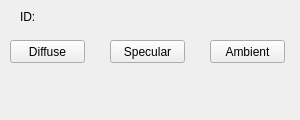
<?xml version="1.0" encoding="UTF-8"?>
<ui version="4.0">
 <class>MaterialEditing</class>
 <widget class="QDockWidget" name="MaterialEditing">
  <property name="geometry">
   <rect>
    <x>0</x>
    <y>0</y>
    <width>300</width>
    <height>120</height>
   </rect>
  </property>
  <property name="minimumSize">
   <size>
    <width>300</width>
    <height>120</height>
   </size>
  </property>
  <property name="windowTitle">
   <string>MaterialEditing</string>
  </property>
  <widget class="QWidget" name="widget">
   <widget class="QLabel" name="amb">
    <property name="geometry">
     <rect>
      <x>210</x>
      <y>70</y>
      <width>81</width>
      <height>20</height>
     </rect>
    </property>
    <property name="autoFillBackground">
     <bool>true</bool>
    </property>
    <property name="text">
     <string/>
    </property>
   </widget>
   <widget class="QPushButton" name="specularC">
    <property name="geometry">
     <rect>
      <x>110</x>
      <y>40</y>
      <width>75</width>
      <height>23</height>
     </rect>
    </property>
    <property name="autoFillBackground">
     <bool>true</bool>
    </property>
    <property name="text">
     <string>Specular</string>
    </property>
   </widget>
   <widget class="QPushButton" name="ambientC">
    <property name="geometry">
     <rect>
      <x>210</x>
      <y>40</y>
      <width>75</width>
      <height>23</height>
     </rect>
    </property>
    <property name="autoFillBackground">
     <bool>true</bool>
    </property>
    <property name="text">
     <string>Ambient</string>
    </property>
   </widget>
   <widget class="QLabel" name="dif">
    <property name="geometry">
     <rect>
      <x>10</x>
      <y>70</y>
      <width>81</width>
      <height>20</height>
     </rect>
    </property>
    <property name="autoFillBackground">
     <bool>true</bool>
    </property>
    <property name="text">
     <string/>
    </property>
   </widget>
   <widget class="QLabel" name="spc">
    <property name="geometry">
     <rect>
      <x>110</x>
      <y>70</y>
      <width>81</width>
      <height>20</height>
     </rect>
    </property>
    <property name="autoFillBackground">
     <bool>true</bool>
    </property>
    <property name="text">
     <string/>
    </property>
   </widget>
   <widget class="QPushButton" name="diffuseC">
    <property name="geometry">
     <rect>
      <x>10</x>
      <y>40</y>
      <width>75</width>
      <height>23</height>
     </rect>
    </property>
    <property name="autoFillBackground">
     <bool>true</bool>
    </property>
    <property name="text">
     <string>Diffuse</string>
    </property>
   </widget>
   <widget class="QLabel" name="label">
    <property name="geometry">
     <rect>
      <x>20</x>
      <y>10</y>
      <width>46</width>
      <height>13</height>
     </rect>
    </property>
    <property name="text">
     <string>ID:</string>
    </property>
   </widget>
   <widget class="QLabel" name="id">
    <property name="geometry">
     <rect>
      <x>50</x>
      <y>10</y>
      <width>91</width>
      <height>16</height>
     </rect>
    </property>
    <property name="text">
     <string/>
    </property>
   </widget>
  </widget>
 </widget>
 <layoutdefault spacing="6" margin="11"/>
 <resources/>
 <connections/>
</ui>
